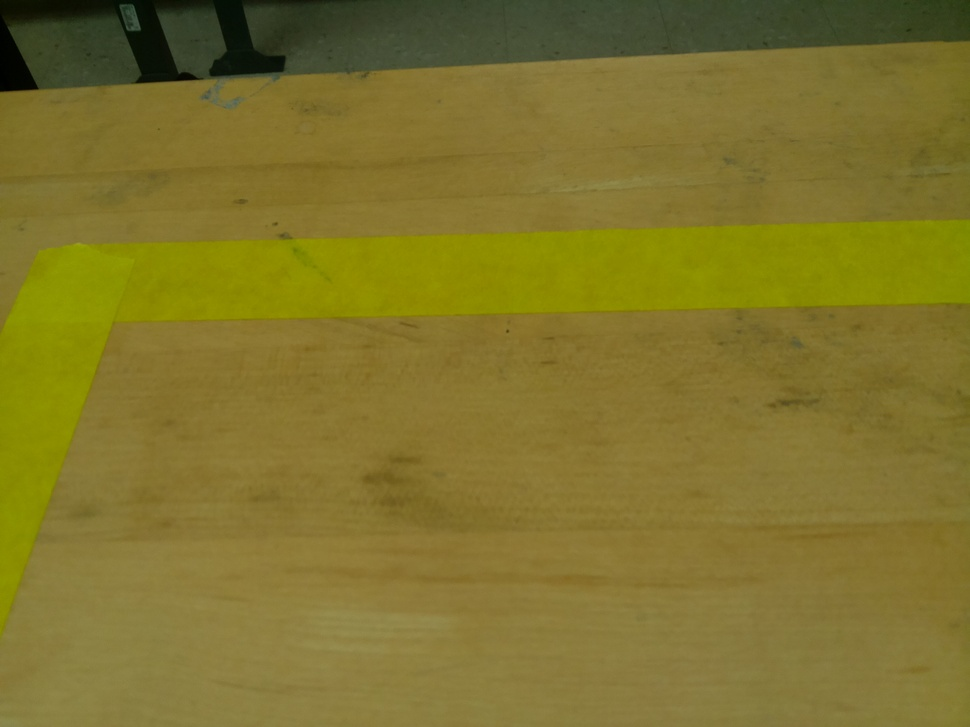
#> input picture images/arm0.jpg, 970 x 727 px, shrunk from 2592 x 1944 before the run
$ python main.py images/arm0.jpg
#> lines starting #> are read from the running program, lines starting #| are printed output that depends on the picture; after the words box and inside, x2 and y2 are one past the last pixel; in counts of white or black regions, pixels touching at a corner belong together
import sys
import cv2
import numpy as np

def main():
    sys.argv.pop(0)
    for image_filename in sys.argv:
        analyzeImage(image_filename)

def analyzeImage(image_filename):
#> called with image_filename = 'images/arm0.jpg'
    raw_image = cv2.imread(image_filename)
#> raw_image is the input picture: shape (727, 970, 3); mean B, G, R 43.5, 115.4, 127
    grayscale_image = cv2.cvtColor(raw_image, cv2.COLOR_BGR2GRAY)
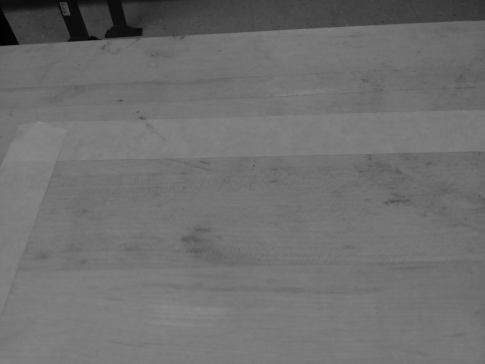
#> grayscale_image: shape (727, 970) (shown at 1/2 size); min 1, max 141, mean 110.7
    constrasted_image = cv2.equalizeHist(grayscale_image)
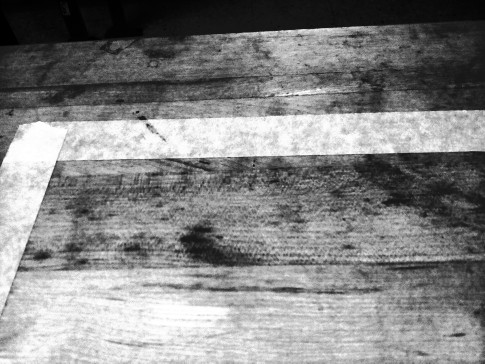
#> constrasted_image: shape (727, 970) (shown at 1/2 size); min 0, max 255, mean 131.9
    displayImage(constrasted_image, "Constrasted Image")

    lower = np.array([230], dtype = "uint16")
    upper = np.array([255], dtype = "uint16")
    constrasted_mask = cv2.inRange(constrasted_image, lower, upper)
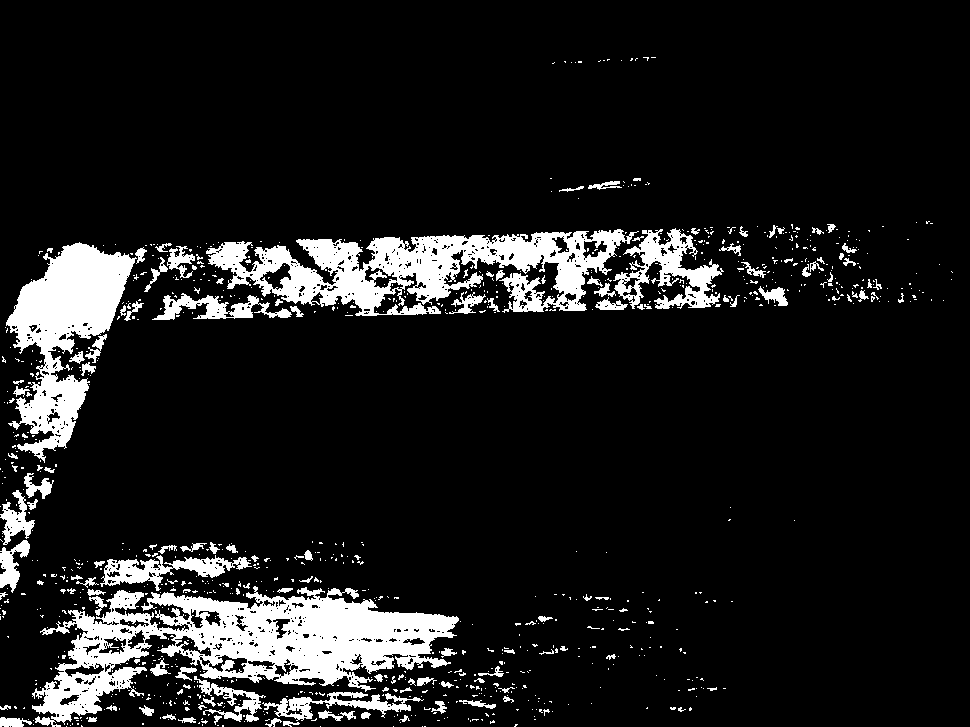
#> constrasted_mask: shape (727, 970); 10.9% white; 976 white regions (844 under 20 px), largest, box (x1, y1, x2, y2) and area: (32, 586, 459, 727) 24415, (206, 229, 639, 316) 17577, (6, 242, 137, 463) 12404

    kernel = np.ones((5,5),np.uint8)
    constrasted_mask = cv2.morphologyEx(constrasted_mask, cv2.MORPH_CLOSE, kernel)
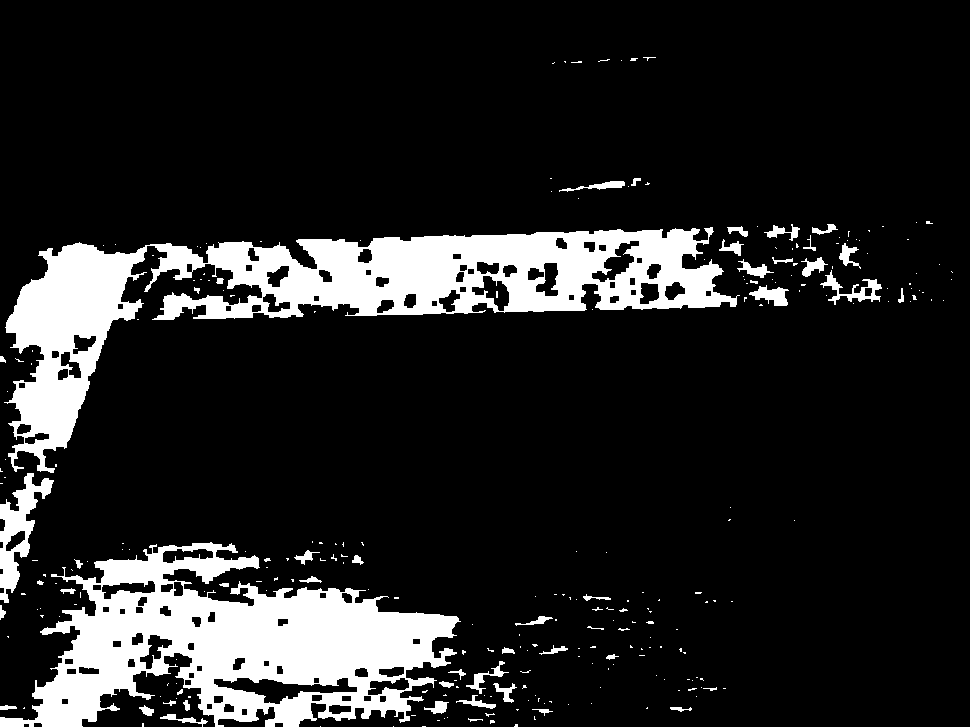
#> constrasted_mask: shape (727, 970); 13.9% white; 268 white regions (217 under 20 px), largest, box (x1, y1, x2, y2) and area: (4, 227, 740, 473) 47854, (0, 542, 461, 727) 41275, (0, 473, 54, 603) 2519
    displayImage(constrasted_mask, "Constrasted Mask")

    masked_image = cv2.bitwise_and(raw_image, raw_image, mask=constrasted_mask)
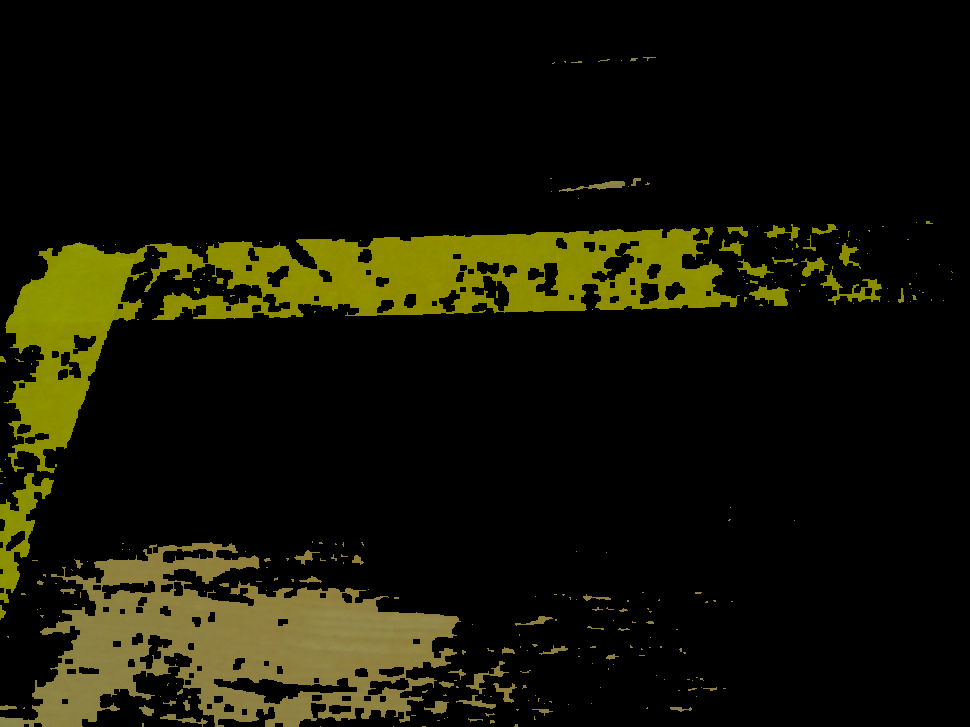
#> masked_image: shape (727, 970, 3); mean B, G, R 4.3, 19, 19.7
    # displayImage(masked_image, "Masked Image")

def displayImage(image, title="Untitled"):
    cv2.namedWindow(title, cv2.WINDOW_NORMAL)
    cv2.imshow(title, image)
    cv2.waitKey(0)
    cv2.destroyAllWindows()

if __name__ == "__main__":
    main()

$ run again, on images/arm10.jpg
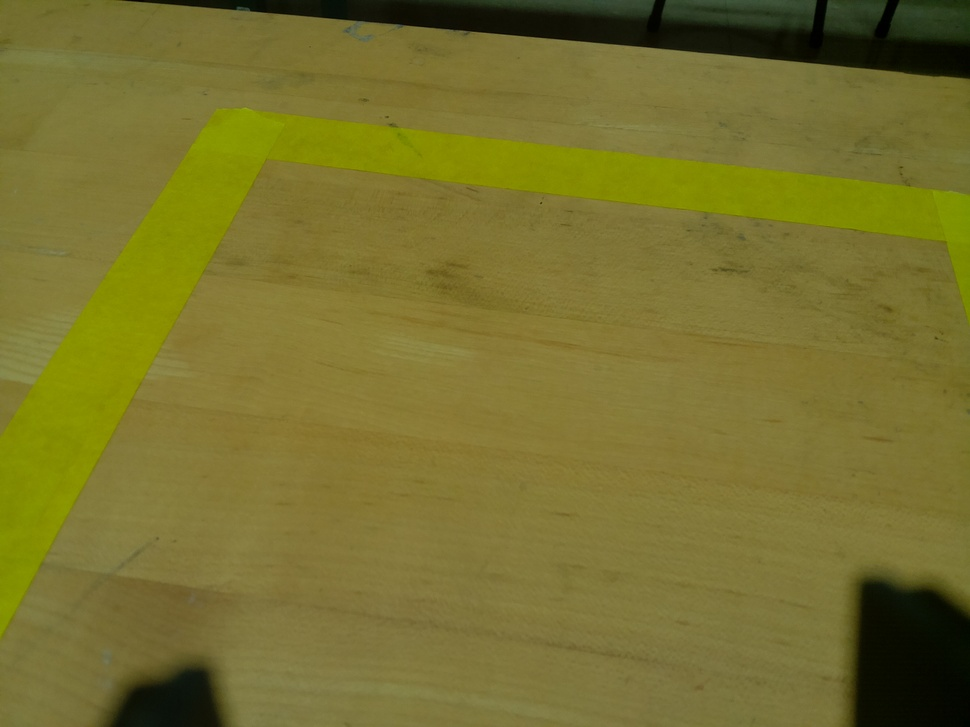
#> input picture images/arm10.jpg, 970 x 727 px, shrunk from 2592 x 1944 before the run
#> in analyzeImage, raw_image is the input picture: shape (727, 970, 3); mean B, G, R 45.3, 112.7, 119.3
#> in analyzeImage, `constrasted_mask = cv2.inRange(constrasted_image, lower, upper)`:
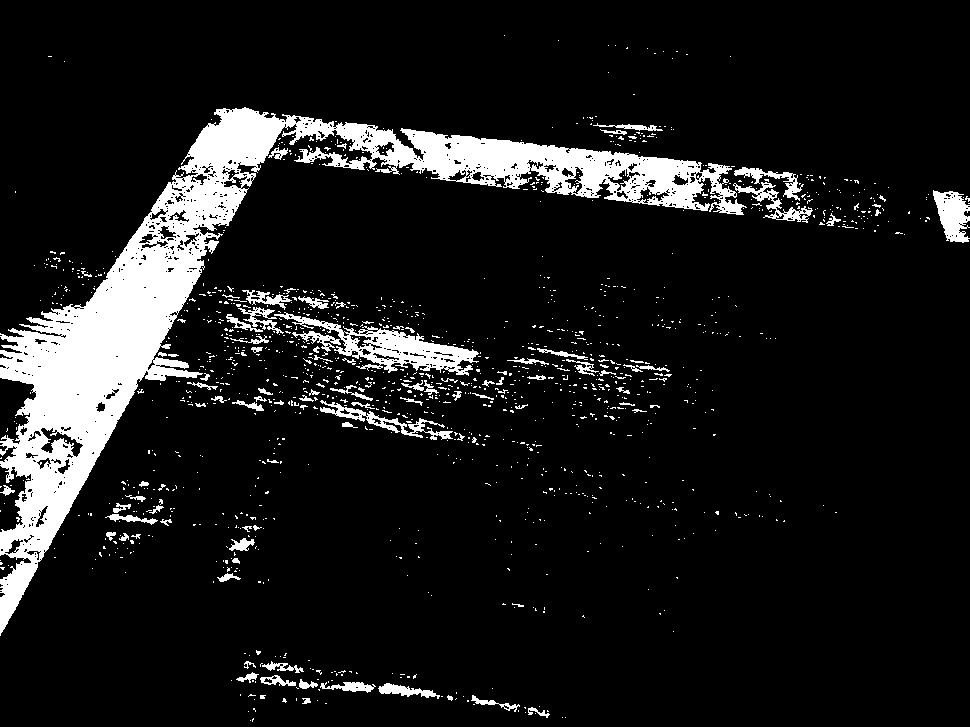
#> constrasted_mask: shape (727, 970); 10.5% white; 1362 white regions (1266 under 20 px), largest, box (x1, y1, x2, y2) and area: (0, 107, 747, 636) 54811, (274, 312, 479, 376) 3706, (933, 190, 970, 243) 1248
#> in analyzeImage, `masked_image = cv2.bitwise_and(raw_image, raw_image, mask=constrasted_..`:
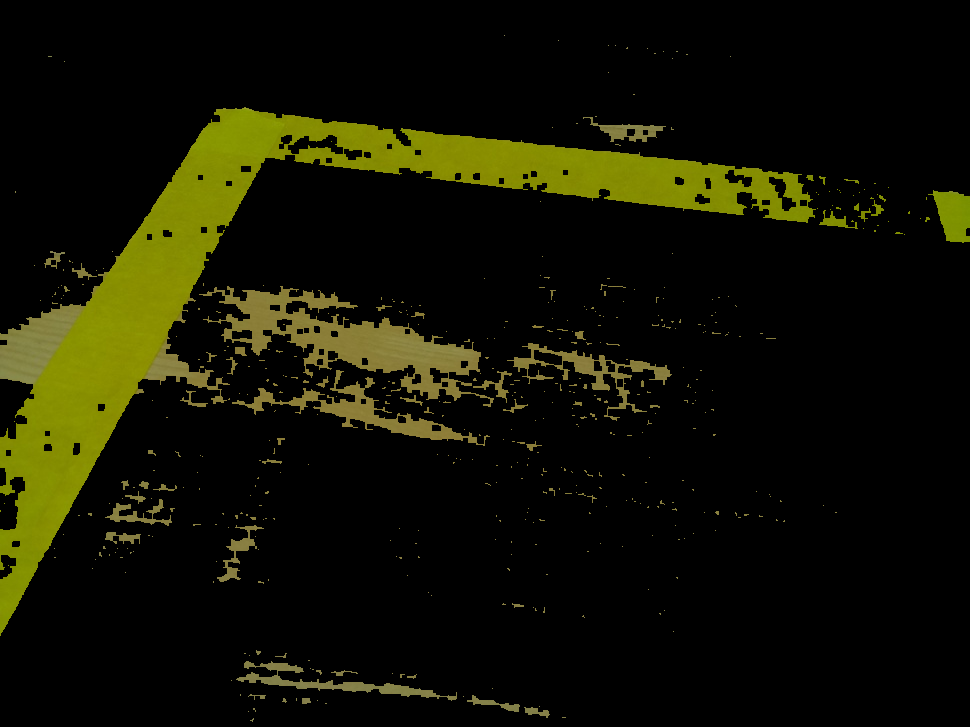
#> masked_image: shape (727, 970, 3); mean B, G, R 2.7, 18.1, 17.8

$ run again, on images/arm2.jpg
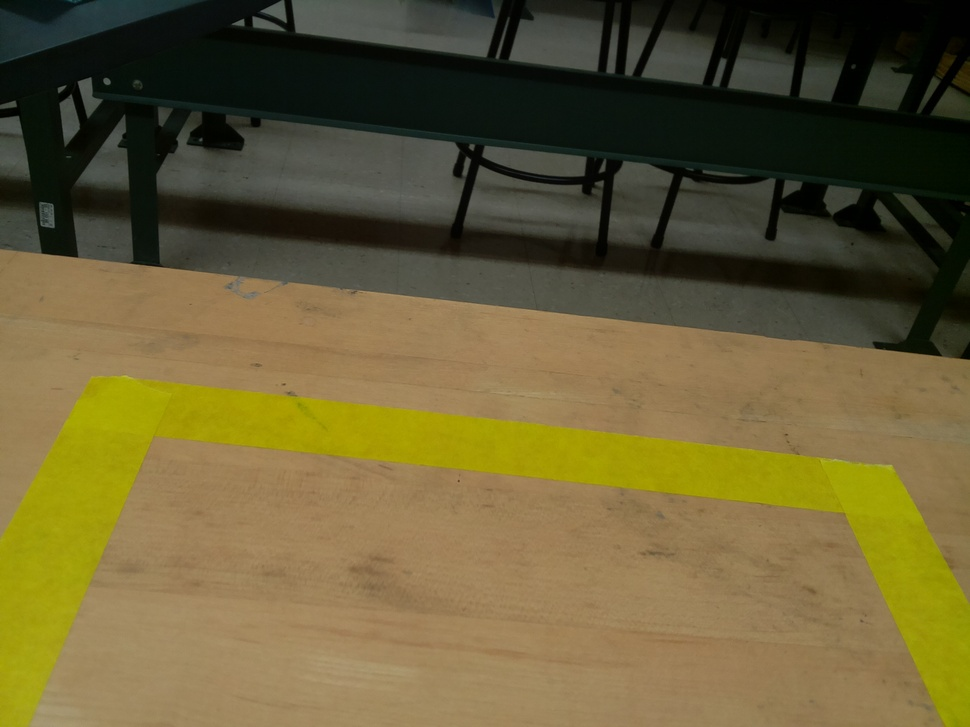
#> input picture images/arm2.jpg, 970 x 727 px, shrunk from 2592 x 1944 before the run
#> in analyzeImage, raw_image is the input picture: shape (727, 970, 3); mean B, G, R 54.1, 94.1, 105.3
#> in analyzeImage, `constrasted_mask = cv2.inRange(constrasted_image, lower, upper)`:
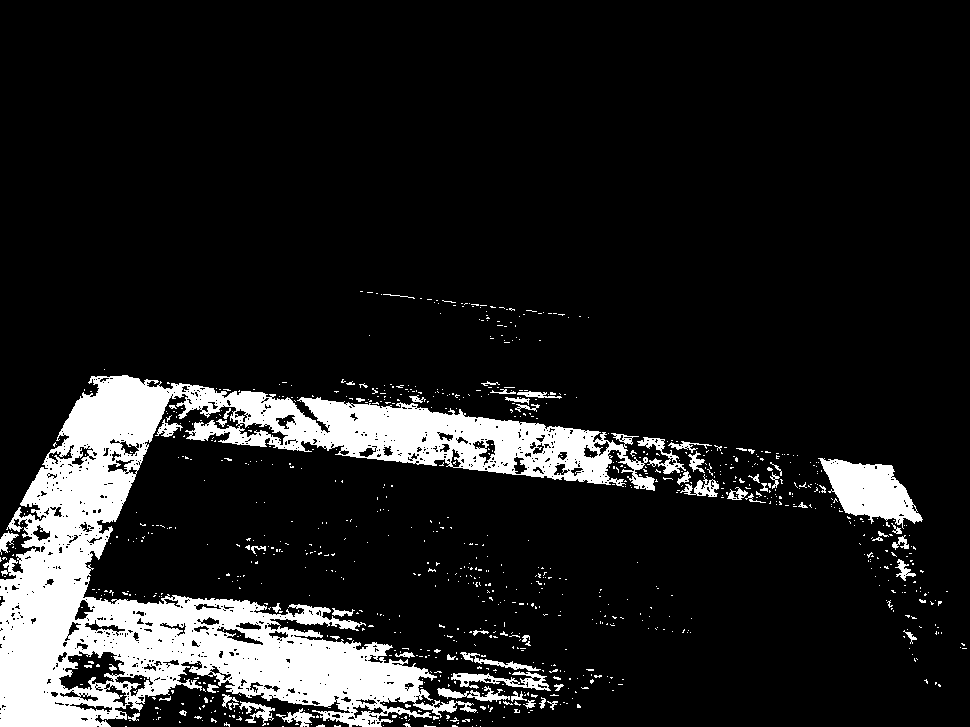
#> constrasted_mask: shape (727, 970); 12.2% white; 942 white regions (879 under 20 px), largest, box (x1, y1, x2, y2) and area: (0, 375, 655, 727) 72687, (818, 458, 923, 529) 3939, (451, 671, 551, 691) 788
#> in analyzeImage, `masked_image = cv2.bitwise_and(raw_image, raw_image, mask=constrasted_..`:
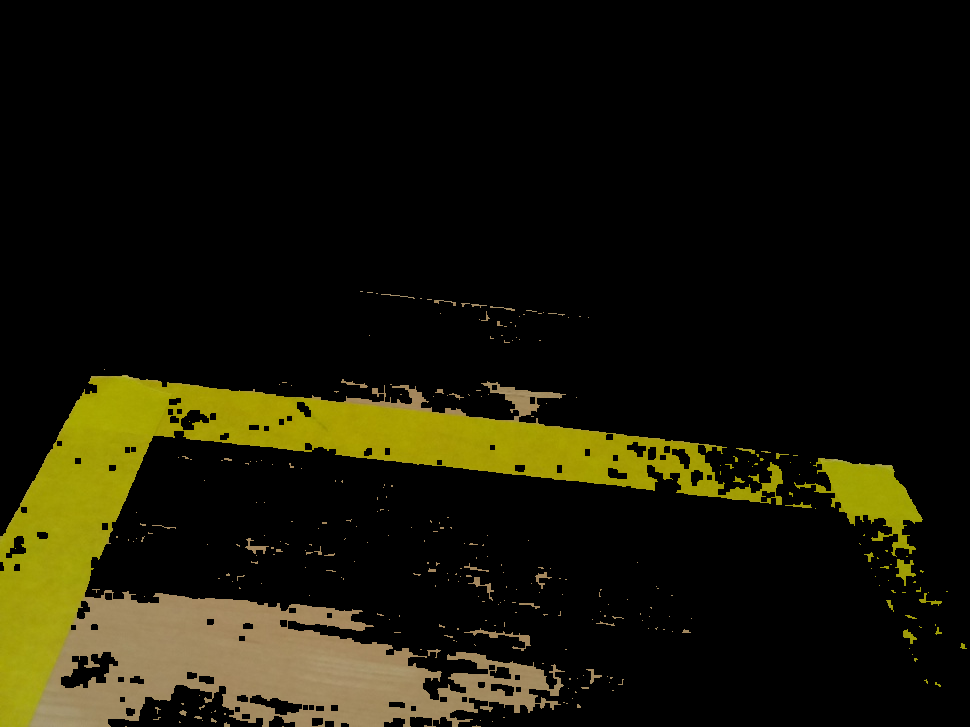
#> masked_image: shape (727, 970, 3); mean B, G, R 6.7, 22.3, 24.4
